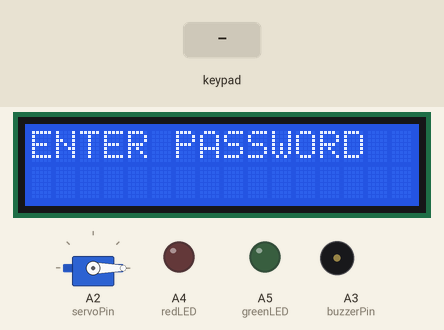
This sketch was run on a simulated Arduino Uno, built with avr-gcc and run on an emulated ATmega328P. Shown: 16×2 character LCD, servo, output pins drawn as LEDs (lit = HIGH), buzzer (waves = sounding). The inputs (shaded band) are chosen by the test bench.

Above: at 3.2 s.
3.3 s: keypad keys 7 7 7 7 # pressed 0.4 s apart
At 5.8 s:
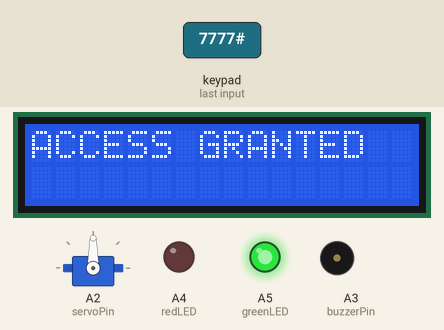
6.8 s: key '#' pressed
At 8.8 s:
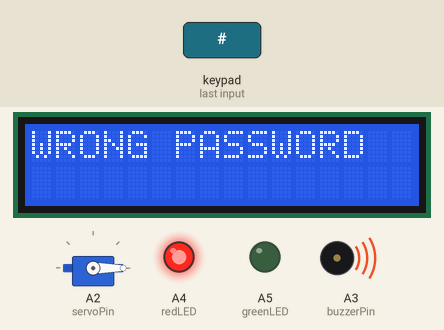
9.8 s: key '1' pressed
At 11.3 s:
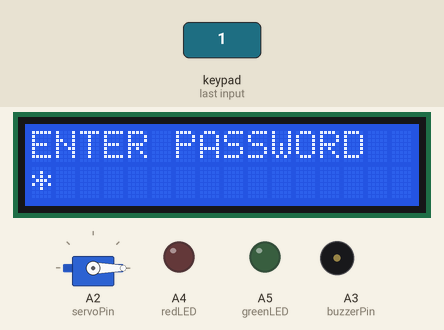
11.9 s: key '*' pressed
At 12.8 s:
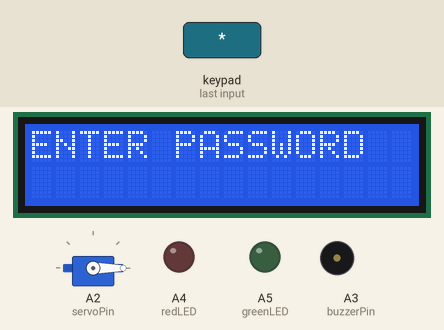
13.4 s: key '2' pressed
At 14.0 s:
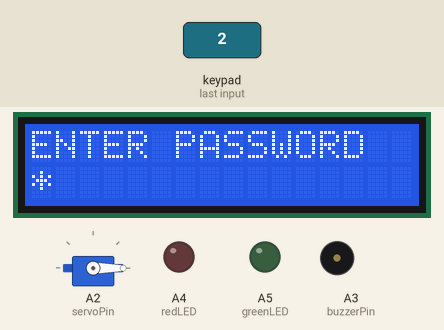
14.9 s: keypad keys 7 7 7 7 pressed 0.4 s apart
At 16.9 s:
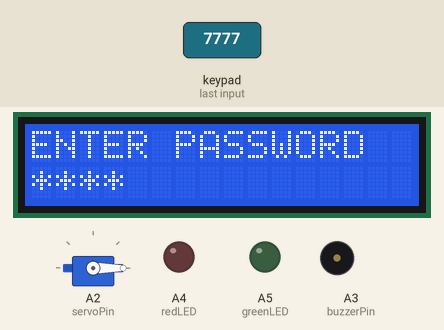
Timing chart, 0 to 18.4 s (numbered marks = the images above; inputs shaded):
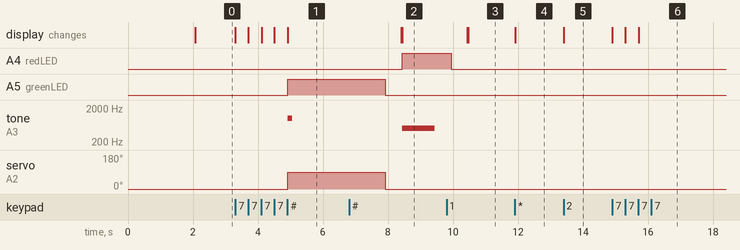

Measured:
- after the input at 3.3 s, A5 (greenLED): LOW → HIGH after 1.6 s; tone on A3 (buzzerPin): silent → 1000 Hz after 1.6 s, → silent 0.15 s later; servo on A2 (servoPin): 0° → 90° after 1.6 s; the display: first changes at once (image 1 shows a later state)
- after the input at 6.8 s, A4 (redLED): LOW → HIGH after 1.6 s; tone on A3 (buzzerPin): silent → 500 Hz after 1.6 s, → silent 1.0 s later; the display: first differs from a run without the input after 1.6 s (image 2)
- after the input at 9.8 s, the display: first differs from a run without the input after 0.66 s (image 3)
- after the input at 11.9 s, the display: changes at once (image 4)
- after the input at 13.4 s, the display: changes at once (image 5)
- after the input at 14.9 s, the display: first changes at once (image 6 shows a later state)

The sketch:

digital-combination-lock.ino
```cpp
#include <LiquidCrystal.h>
#include <Keypad.h>
#include <Servo.h>

LiquidCrystal lcd(7, 6, 5, 4, 3, 2);

const byte ROWS = 4;
const byte COLS = 4;

char keys[ROWS][COLS] = {
  {'1','2','3','A'},
  {'4','5','6','B'},
  {'7','8','9','C'},
  {'*','0','#','D'}
};

byte rowPins[ROWS] = {8, 9, 10, 11};
byte colPins[COLS] = {12, 13, A0, A1};

Keypad keypad = Keypad(makeKeymap(keys), rowPins, colPins, ROWS, COLS);

Servo lockServo;

const int servoPin = A2;
const int buzzerPin = A3;
const int redLED = A4;
const int greenLED = A5;

String password = "7777";
String enteredPassword = "";

void setup() {
  lcd.begin(16, 2);

  pinMode(buzzerPin, OUTPUT);
  pinMode(redLED, OUTPUT);
  pinMode(greenLED, OUTPUT);

  lockServo.attach(servoPin);
  lockServo.write(0);

  digitalWrite(redLED, LOW);
  digitalWrite(greenLED, LOW);

  lcd.setCursor(0, 0);
  lcd.print("DIGITAL LOCK");
  lcd.setCursor(0, 1);
  lcd.print("System Ready");

  delay(2000);
  showPrompt();
}

void loop() {
  char key = keypad.getKey();

  if (key) {
    if (key == '*') {
      enteredPassword = "";
      showPrompt();
    }
    else if (key == '#') {
      checkPassword();
    }
    else if (key >= '0' && key <= '9') {
      if (enteredPassword.length() < 4) {
        enteredPassword += key;

        lcd.setCursor(0, 1);
        for (int i = 0; i < enteredPassword.length(); i++) {
          lcd.print("*");
        }
      }
    }
  }
}

void showPrompt() {
  lcd.clear();
  lcd.setCursor(0, 0);
  lcd.print("ENTER PASSWORD");
  lcd.setCursor(0, 1);
}

void checkPassword() {
  lcd.clear();

  if (enteredPassword == password) {
    lcd.print("ACCESS GRANTED");

    digitalWrite(greenLED, HIGH);
    digitalWrite(redLED, LOW);

    tone(buzzerPin, 1000, 150);

    lockServo.write(90);
    delay(3000);
    lockServo.write(0);

    digitalWrite(greenLED, LOW);
  }
  else {
    lcd.print("WRONG PASSWORD");

    digitalWrite(redLED, HIGH);
    digitalWrite(greenLED, LOW);

    tone(buzzerPin, 500, 1000);
    delay(1500);

    digitalWrite(redLED, LOW);
  }

  noTone(buzzerPin);

  enteredPassword = "";
  delay(500);
  showPrompt();
}
```
